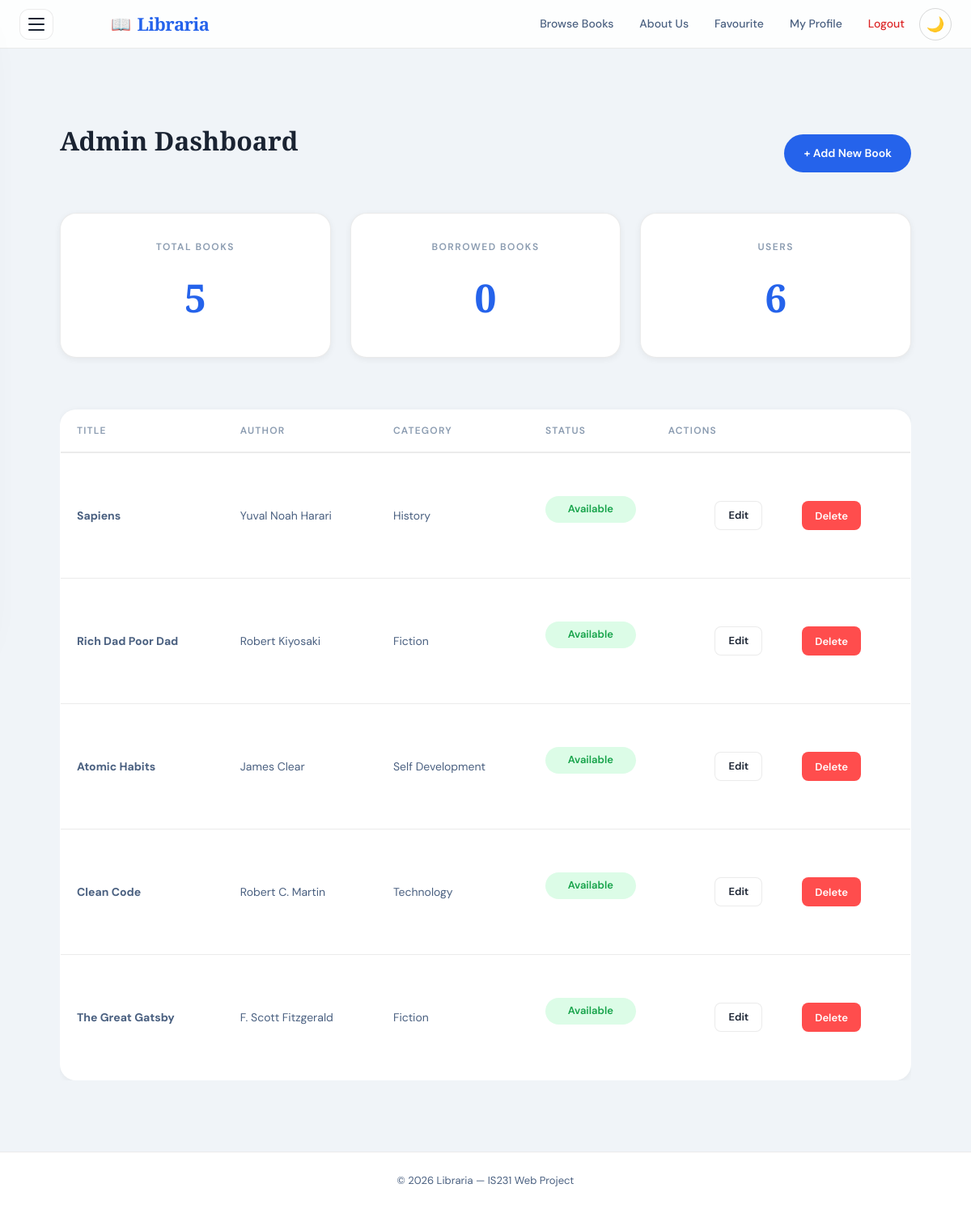
The app's page /admin-dashboard/ (signed in) with its own data.
### application/models.py (models this page shows, shortened)
class Book(models.Model):
    STATUS_CHOICES = [
        ('available', 'Available'),
        ('borrowed', 'Borrowed'),
    ]
    CATEGORY_CHOICES = [
        ('Fiction',          'Fiction'),
        ('Science',          'Science'),
        ('History',          'History'),
        ('Technology',       'Technology'),
        ('Philosophy',       'Philosophy'),
        ('Self Development', 'Self Development'),
    ]
    title = models.CharField(max_length=200)
    author = models.CharField(max_length=200)
    category = models.CharField(max_length=100, choices=CATEGORY_CHOICES, default='Fiction')
    status = models.CharField(max_length=20, choices=STATUS_CHOICES)
    image = models.URLField(blank=True, default='')
    year        = models.PositiveIntegerField(null=True, blank=True)
    pages       = models.PositiveIntegerField(null=True, blank=True)
    description = models.TextField(blank=True)
    created_at  = models.DateTimeField(auto_now_add=True)

### application/views.py (the view)
# urls.py: path('admin-dashboard/', views.admin_dashboard, name='admin_dashboard'),
@login_required
def admin_dashboard(request):
    books = Book.objects.all().order_by('-created_at')
    total_books = books.count()
    borrowed_count = books.filter(status='borrowed').count()
    total_users = User.objects.count()
    edit_success = request.session.pop('edit_success', None)
    add_success = request.session.pop('add_success', None)
    return render(request, 'application/admin-dashboard.html', {
        'books': books,
        'total_books': total_books,
        'borrowed_books': borrowed_count,
        'total_users': total_users,
        'edit_success': edit_success,
        'add_success': add_success,
    })

### templates/application/admin-dashboard.html (shortened to what this page needs)
{% extends 'base.html' %}
{% load static %}
{% block content %}
<main class="container">
  <div class="dashboard">
    <div class="header-section">
      <h2 class="dashboard-title">Admin Dashboard</h2>
      <a href="{% url 'add_book' %}" class="add-book-btn">+ Add New Book</a>
    </div>
    <div class="stats">
      <div class="stat-box">
        <h3>Total Books</h3>
        <p>{{ total_books }}</p>
      </div>
      <div class="stat-box">
        <h3>Borrowed Books</h3>
        <p>{{ borrowed_books }}</p>
      </div>
      <div class="stat-box">
        <h3>Users</h3>
        <p>{{ total_users }}</p>
      </div>
    </div>
    <div class="books-table-wrapper">
      <table class="books-table">
        <thead>
          <tr>
            <th>Title</th>
            <th>Author</th>
            <th>Category</th>
            <th>Status</th>
            <th>Actions</th>
          </tr>
        </thead>
        <tbody>
          {% for book in books %}
          <tr>
            <td><strong>{{ book.title }}</strong></td>
            <td>{{ book.author }}</td>
            <td>{{ book.category }}</td>
            <td>
              <span class="status-badge status-{{ book.status }}">
                {{ book.get_status_display }}
              </span>
            </td>
            <td>
              <div class="action-buttons">
                <a href="{% url 'edit_book' book.id %}" class="btn-edit">Edit</a>
                <form method="post" action="{% url 'delete_book' book.id %}">
                  <button type="submit" class="btn-delete" onclick="return confirm('Delete this book?');">
                    Delete
                  </button>
                </form>
              </div>
            </td>
          </tr>
          {% empty %}
          <tr>
            <td colspan="5" class="no-books">
              No books yet. Add one!
            </td>
          </tr>
          {% endfor %}
        </tbody>
      </table>
    </div>
  </div>
</main>
{% endblock %}

### static/css/style.css (style rules this page uses)
:root { --bg-primary: #f0f4f8; --bg-secondary: #ffffff; --bg-card: #ffffff; --bg-nav: rgba(255, 255, 255, 0.85); --bg-menu: #ffffff; --text-primary: #1a2332; --text-secondary: #4a6080; --text-muted: #8a9bb0; --text-inverse: #ffffff; --accent-blue: #2563eb; --accent-blue-dark: #1d4ed8; --accent-blue-light: #dbeafe; --accent-green: #16a34a; --accent-green-bg: #dcfce7; --accent-red: #dc2626; --accent-red-bg: #fee2e2; --accent-gold: #d97706; --border: rgba(0, 0, 0, 0.08); --border-strong: rgba(0, 0, 0, 0.15); --shadow-sm: 0 2px 8px rgba(0, 0, 0, 0.06); --shadow-md: 0 8px 24px rgba(0, 0, 0, 0.1); --shadow-lg: 0 20px 60px rgba(0, 0, 0, 0.14); --radius-sm: 8px; --radius-md: 14px; --radius-lg: 20px; --radius-full: 999px; --font-display: "Playfair Display", Georgia, serif; --font-body: "DM Sans", Arial, sans-serif; --transition: 0.3s cubic-bezier(0.4, 0, 0.2, 1); --transition-slow: 0.6s cubic-bezier(0.4, 0, 0.2, 1); }
*, *::before, *::after { box-sizing: border-box; margin: 0; padding: 0; }
html { scroll-behavior: smooth; }
body { background-color: var(--bg-primary); color: var(--text-primary); font-family: var(--font-body); font-size: 16px; line-height: 1.6; transition: background-color var(--transition), color var(--transition); min-height: 100vh; display: flex; flex-direction: column; }
a { color: inherit; text-decoration: none; }
button { cursor: pointer; font-family: var(--font-body); }
main { flex: 1; padding: 48px 24px; max-width: 1200px; margin: 0 auto; width: 100%; animation: fadeInUp 0.6s ease forwards; }
h2 { font-family: var(--font-display); font-size: clamp(1.4rem, 2.5vw, 2rem); color: var(--text-primary); margin-bottom: 20px; }
h3 { font-size: 1.1rem; font-weight: 600; color: var(--text-primary); margin-bottom: 12px; }
p { color: var(--text-secondary); margin-bottom: 16px; line-height: 1.7; }
.status-available { display: inline-block; padding: 6px 14px; background: var(--accent-green-bg); color: var(--accent-green); border-radius: var(--radius-full); font-size: 13px; font-weight: 600; margin-bottom: 16px; width: 100%; text-align: center; }
button[type="submit"], button[type="reset"] { padding: 12px 24px; border-radius: var(--radius-full); border: none; font-size: 14px; font-weight: 600; font-family: var(--font-body); transition: all var(--transition); cursor: pointer; margin: 6px 4px; }
button[type="submit"] { background: var(--accent-blue); color: #fff; }
.auth-form, form { background: var(--bg-card); border: 1px solid var(--border); border-radius: var(--radius-lg); padding: 36px; max-width: 520px; animation: fadeInUp 0.6s ease forwards; box-shadow: var(--shadow-sm); }
table { width: 100%; border-collapse: collapse; background: var(--bg-card); border-radius: var(--radius-lg); overflow: hidden; box-shadow: var(--shadow-sm); border: 1px solid var(--border); margin-top: 24px; animation: fadeInUp 0.6s ease both; }
thead { background: var(--bg-primary); border-bottom: 2px solid var(--border-strong); }
th { padding: 14px 20px; text-align: left; font-size: 12px; text-transform: uppercase; letter-spacing: 1.2px; color: var(--text-muted); font-weight: 600; }
td { padding: 14px 20px; color: var(--text-secondary); font-size: 14px; border-bottom: 1px solid var(--border); }
tbody tr { transition: background var(--transition); }
tbody tr:last-child td { border-bottom: none; }
body { animation: pageFadeIn 0.4s ease forwards; }
.stats .stat-box:nth-child(1) { animation-delay: 0.05s; }
.stats .stat-box:nth-child(2) { animation-delay: 0.1s; }
.stats .stat-box:nth-child(3) { animation-delay: 0.15s; }
.btn, button[type="submit"] { position: relative; overflow: hidden; }

### records on screen
Book: title "Sapiens", author "Yuval Noah Harari", category "History", status "Available"
Book: title "Rich Dad Poor Dad", author "Robert Kiyosaki", category "Fiction", status "Available"
Book: title "Atomic Habits", author "James Clear", category "Self Development", status "Available"
Book: title "Clean Code", author "Robert C. Martin", category "Technology", status "Available"
Book: title "The Great Gatsby", author "F. Scott Fitzgerald", category "Fiction", status "Available"

### other values on screen
{{ total_books }} "5"
{{ borrowed_books }} "0"
{{ total_users }} "6"
